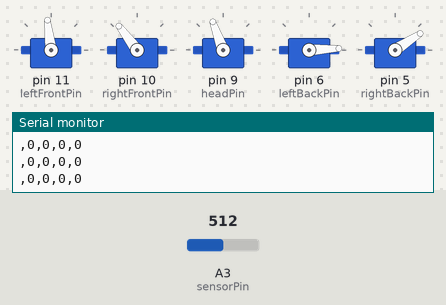
Bench run of a sketch on a simulated Arduino Uno, built with avr-gcc and run on an emulated ATmega328P. Parts: 5 × servo, the last lines printed to the serial monitor. The inputs (shaded band) are chosen by the test bench; at power-on: A3 (sensorPin) = 512. Random numbers use the default seed unless the sketch sets one.

Above: at 2.5 s.
2.6 s: A3 (sensorPin) set to 122
6.0 s: A3 (sensorPin) set to 306
9.4 s: A3 (sensorPin) set to 0
At 10.4 s:
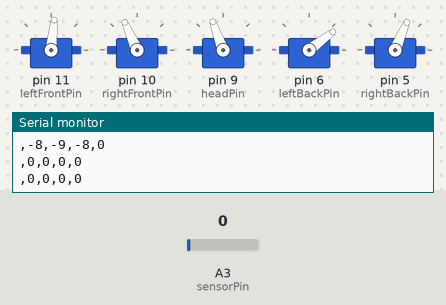
12.8 s: A3 (sensorPin) set to 511
At 15.2 s:
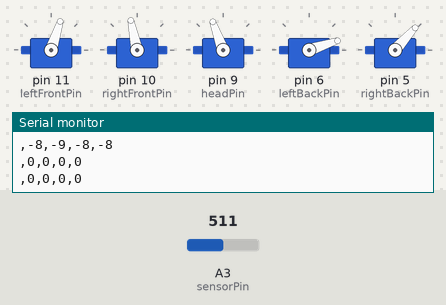
Timing chart, 0 to 68.6 s (numbered marks = the images above; inputs shaded):
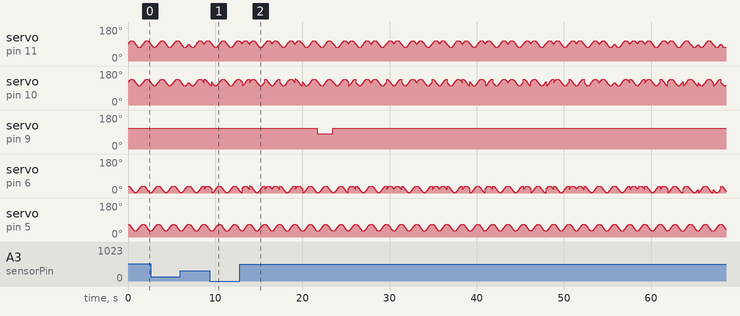

The sketch:

main.ino
```cpp
#include "Arduino.h"

#include <Servo.h>
#include <math.h>

int sensorPin = 3;  //A3 for sensor

//motors
int leftFrontPin = 11;
int rightFrontPin = 10;
int headPin = 9;
int leftBackPin = 6;
int rightBackPin = 5;

Servo leftFrontLegServo;
Servo rightFrontLegServo;
Servo headServo;
Servo leftBackLegServo;
Servo rightBackLegServo;

int object_value = 184;

// for T-positon
int pos1, pos2, pos3, pos4, pos5;

// counter for walking
double counter;

// definition of Action
typedef enum {
  forward,
  backward,
  left,
  right,
} Body_Action;

Body_Action body_action;

// definition of Action
typedef enum {
  straigt,
  look_left,
  look_right,
} Head_Action;

Head_Action head_action;

// definition of Situation
typedef enum {
  normal_left,
  normal_straigt,
  normal_right,
  danger_left,
  danger_straigt,
  danger_right,
} Body_Situation;

Body_Situation body_situation;

// definition of Situation
typedef enum {
  closer,
  same,
  away,
} Head_Situation;

Head_Situation head_situation;

//ml body
int body_epsilon = 95;   // 1 - epsilon in %
float body_learning_rate = 0.89;
float body_discount_factor = 0.8;

// situation x action
float body_q[6][4] = {{0, 0, 0, 0,},
  {0, 0, 0, 0,},
  {0, 0, 0, 0,},
  {0, 0, 0, 0,},
  {0, 0, 0, 0,},
  {0, 0, 0, 0,},
};

float body_r[6][4] = {{0, -2, 0, 0,},
  {0, -2, 0, 0,},
  {0, -2, 0, 0,},
  {-10, -11, -10, -10,},
  {-10, -11, -10, -10,},
  {-10, -11, -10, -10,},
};

//ml head
int head_epsilon = 85;   // 1 - epsilon in %
float head_learning_rate = 0.6;
float head_discount_factor = 0.6;

// situation x (action + 1 for using in functions)
float head_q[3][4] = {{0, 0, 0, 0,},
  {0, 0, 0, 0,},
  {0, 0, 0, 0,},
};

float head_r[3][4] = {{1, 1, 1, 0,},
  {0, 0, 0, 0,},
  {-1, -1, -1, 0,},
};


void setup() {

  Serial.begin(9600);

  // connect servo with pins
  leftFrontLegServo.attach(leftFrontPin);
  rightFrontLegServo.attach(rightFrontPin);
  headServo.attach(headPin);
  leftBackLegServo.attach(leftBackPin);
  rightBackLegServo.attach(rightBackPin);

  // set counter for movement methodes
  counter = 0;

  //set values for T pose
  pos1=90;   // leg left front
  pos2=120;   // leg right front
  pos3=110;   // sensor head
  pos4 =20;  // leg left back
  pos5 =50; // leg right back

  // makes startup T-postion
  leftFrontLegServo.write(pos1);
  rightFrontLegServo.write(pos2);
  headServo.write(pos3);
  leftBackLegServo.write(pos4);
  rightBackLegServo.write(pos5);

  // init Head Situation
  head_situation = same;

  // init body Situation
  //body_situation = observe();

}

// interface for body action
void take_Body_Action (Body_Action a) {
  switch(a) {
    case right: turn(-0.002); break;
    case backward: go(-0.002); break;
    case left: turn(0.002); break;
    default: go(0.002); break;
  }
}


// interface for head action
void take_Head_Action (Head_Action a) {
  switch(a) {
    case look_right: turn_head(-30); break;
    case look_left: turn_head(30); break;
    default: turn_head(0); break;
  }
}

// turn sin turning direction, cos no-turning direction, lookat for seeing in direction
void turn(double walking_direction){
  for(int i=0;i<1500;i++){
    double angle1 = 18*sin(counter);
    double angle2 = 18*cos(counter);

    leftFrontLegServo.write(pos1+angle1);
    rightFrontLegServo.write(pos2+angle2);
    leftBackLegServo.write(pos4+angle1);
    rightBackLegServo.write(pos5+angle2);

    counter=counter+walking_direction;
  }
}

// walks: + forward - backward
void go(double walking_direction){
  for(int i=0;i<3141;i++){
    double angle1 = 18*sin(counter);
    double angle2 = 18*cos(counter);

    leftFrontLegServo.write(pos1+angle1);
    rightFrontLegServo.write(pos2+angle1);
    leftBackLegServo.write(pos4+angle2);
    rightBackLegServo.write(pos5+angle2);

    counter=counter+walking_direction;
  }
}

// turns head
void turn_head(int change){
  headServo.write(pos3 + change);
}

// observe for body (moves head)
Body_Situation observe(){
  // gets distance
  int start_distance = analogRead(sensorPin);

  // desides head action
  head_action = make_decision_epsilon_greedy(head_situation, 3, head_q, head_epsilon);

  // takes action
  take_Head_Action(head_action);

  // get new distance and diffrence
  int new_situation = analogRead(sensorPin);
  int dif = start_distance - new_situation;

  // observes head situation
  Head_Situation new_head_situation;
  if (dif > 0) {
    new_head_situation = away;
  } else if (dif < 0) {
    new_head_situation = closer;
  } else {
    new_head_situation = same;
  }


  // update head_q
  head_q[head_situation][head_action] = getnewQsa(head_situation, head_action, 3, new_head_situation, head_q, head_r, head_learning_rate, head_discount_factor);

  // updates situation
  head_situation = new_head_situation;

  // returns body_situation
  if(new_situation < object_value){
    return head_action + 0;
  } else {
    return head_action +3;
  }

}

// desides next action
int make_decision_epsilon_greedy(int s, int action_amout, float Q[10][4], int epsilon){
  int r = random(100);
  if(r < epsilon){
    // default is forward
    int a = 0;

    // take action with best Q value for situation s
    for(int i=0; i< action_amout; i++){
      if(Q[s][i]>Q[s][a]){
        a=i;
      }
    }

    return a;

  } else {
    return random(action_amout);
  }
}


// computates new Q(s,a)
float getnewQsa(int s, int a, int action_amout, int s_new, float Q[10][4], float R[10][4], float learning_rate, float discount_factor){
  float maxQ = Q[s_new][0]- Q[s][a];
  for(int i=0; i< action_amout; i++){
    if((Q[s_new][i]- Q[s][a])>maxQ){
      maxQ = Q[s_new][i]- Q[s][a];
    }
  }

  // Q(s,a) = Q(s,a) + learning_reate*(r(s,a)+discount_factor*max to a_new(Q(s_new, a_new) - Q(s,a))
  return Q[s][a] +  learning_rate*(R[s][a]+discount_factor*maxQ);
}

// prints both Q matrix
void output(){
  String message = "";

  // prints head_q
  Serial.println("Q Head:");
  for(int t=0; t< 3; t++){
    message = "";
    for(int v=0; v< 3; v++){
      message = message + "," + static_cast<int> (head_q[t][v]);
    }
    Serial.println(message);
  }
  Serial.println(head_situation);

  // prints body_q
  Serial.println("Q Body:");
  for(int t=0; t< 6; t++){
    message = "";
    for(int v=0; v< 4; v++){
      message = message + "," + static_cast<int> (body_q[t][v]);
    }
    Serial.println(message);
  }
  Serial.println(body_situation);

  Serial.println(analogRead(sensorPin));

  Serial.println("-----");
}


void csv_output() {
  Serial.println("Head");
  String message = "";
  for(int t=0; t< 3; t++){
    message = "";
    for(int v=0; v< 3; v++){
      message = message + "," + static_cast<int> (head_q[t][v]);
    }
    Serial.println(message);
  }
  Serial.println("body");
  for(int t=0; t< 6; t++){
    message = "";
    for(int v=0; v< 4; v++){
      message = message + "," + static_cast<int> (body_q[t][v]);
    }
    Serial.println(message);
  }
}


void loop() {
  // decides body_action
  body_action = make_decision_epsilon_greedy(body_situation, 4, body_q, body_epsilon);

  // body takes actions
  take_Body_Action(body_action);


  // observes new situation and to head action with learning
  Body_Situation new_body_situation = observe();


  // update body_q
  body_q[body_situation][body_action] = getnewQsa(body_situation, body_action, 4, new_body_situation, body_q, body_r, body_learning_rate, body_discount_factor);

  // update body_situation
  body_situation = new_body_situation;

  // prints both Q matirx
  csv_output();

}
```
